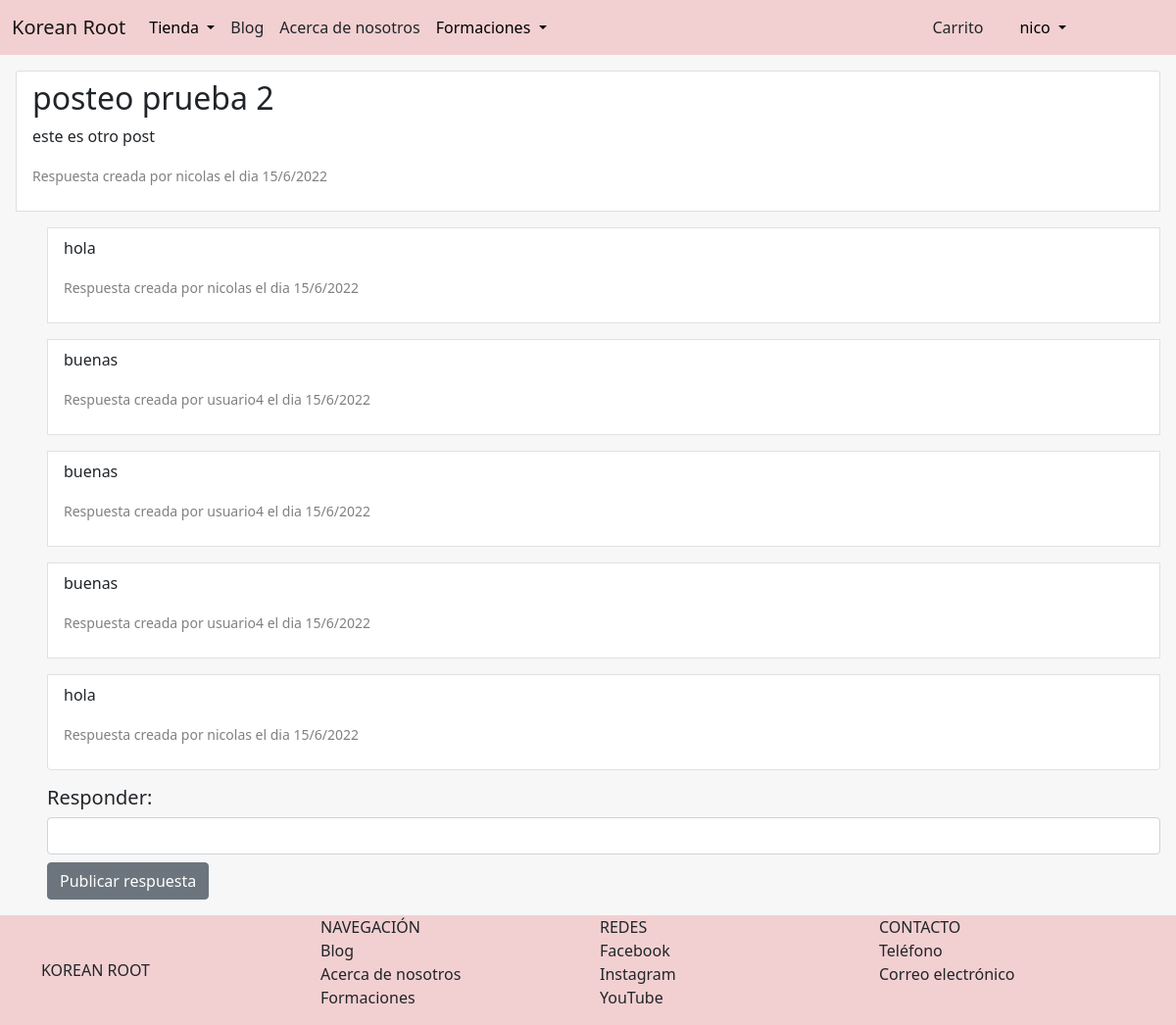
Before: /capacitaciones/foro/comentario/respuesta/10 (signed in) with the older database file.
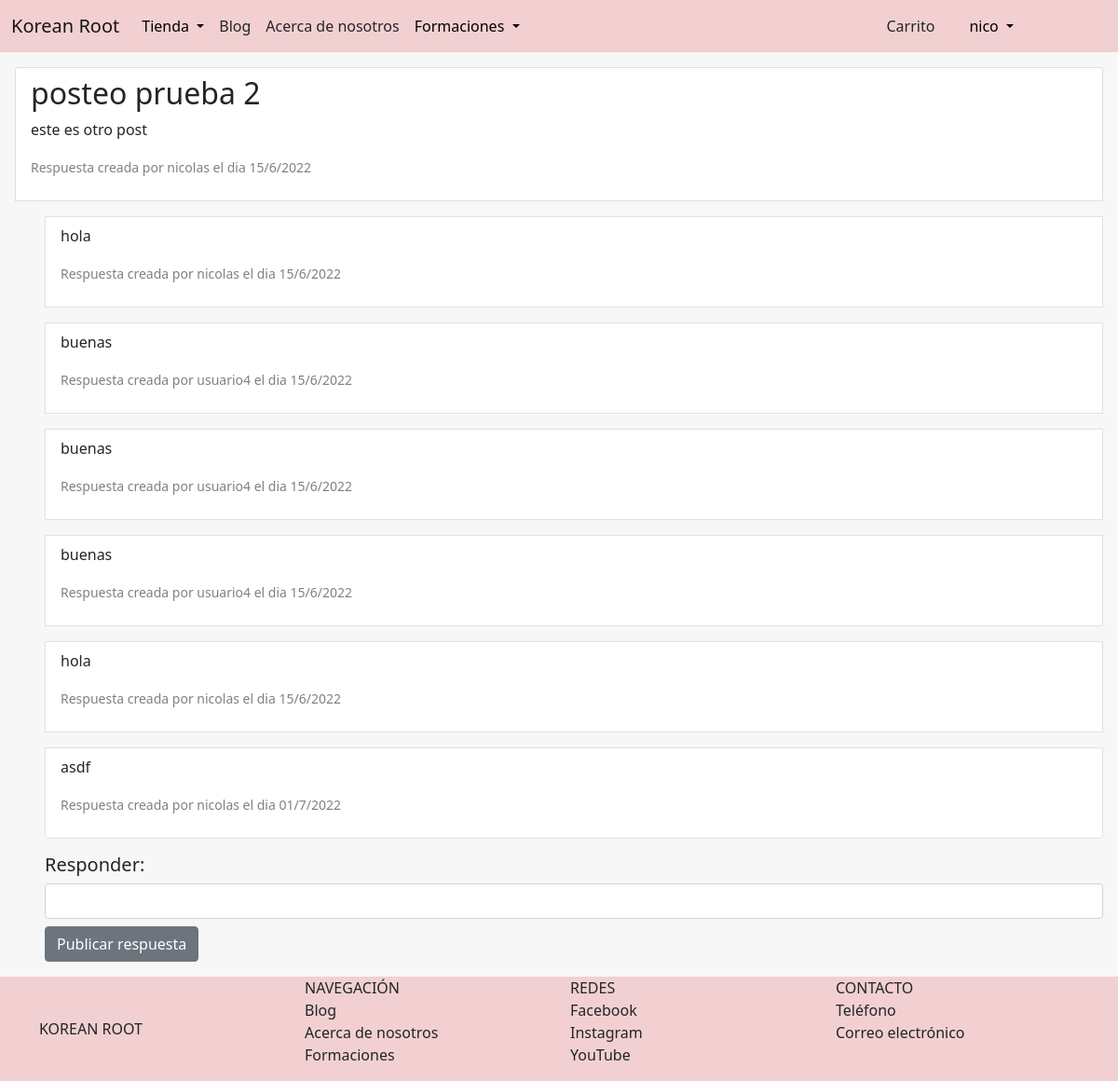
After: the same page with the newer database file.
### AppCursos/models.py (models this page shows, shortened)
class RespuestaForo(models.Model):
    usuario = models.ForeignKey(User, on_delete=models.CASCADE)
    cuerpo = models.TextField()
    fecha = models.DateField(auto_now_add=True)
    comentario = models.ForeignKey(ComentarioForo, on_delete=models.CASCADE)

### AppCursos/views.py (the view)
# urls.py: path('foro/comentario/respuesta/<id>', views.crearRespuesta, name="nueva_respuesta"),
@login_required
def crearRespuesta(request, id):
      comentario = ComentarioForo.objects.get(id=id)
      respuestas = RespuestaForo.objects.filter(comentario_id = id)
      usuario = comentario.usuario
      if request.method == 'POST':
            form = RespuestaForoCreationForm(request.POST)
            if form.is_valid():
                  info = form.cleaned_data
                  mi_respuesta = RespuestaForo(usuario = request.user, cuerpo = info['cuerpo'], comentario = comentario)
                  mi_respuesta.save()
                  messages.success(request, 'Respuesta publicada con exito')
                  if usuario != request.user:
                        url = reverse('cursos:nueva_respuesta', kwargs={'id':comentario.id})
                        send_mail(
                              'Recibiste una nueva respuesta en el foro!',
                              f'Hola {usuario.username}, recibiste una nueva respuesta de {request.user.username} a tu publicacion en el foro. \n Podes ver el hilo completo desde http://{request.get_host()}{url}',
                              os.environ.get('EMAIL_USER'),
                              [usuario.email],
                              fail_silently = False,
                        )
                  return render(request, 'AppCursos/crearRespuesta.html', {'comentario': comentario, 'respuestas': respuestas, 'form': RespuestaForoCreationForm()})
      else:
            form = RespuestaForoCreationForm()
      return render(request, 'AppCursos/crearRespuesta.html', {'comentario': comentario, 'respuestas': respuestas, 'form': form})

### AppCursos/forms.py
class RespuestaForoCreationForm(forms.ModelForm):
    cuerpo = forms.CharField(label='')
    class Meta:
        model = RespuestaForo
        fields = ['cuerpo']

### AppCursos/templates/AppCursos/crearRespuesta.html (shortened to what this page needs)
{% extends 'AppTienda/padre.html' %}
{% load static %}
{% load crispy_forms_tags %}
{% block contenidoQueCambia %}
    <div class="list-group">
        <div class="list-group-item" style="margin-top: 1rem; margin-bottom: 1rem; margin-left: 1rem; margin-right: 1rem;">
            <h2>{{comentario.titulo}}</h2>
            <p>{{comentario.cuerpo}}</p>
            <p style="color: grey;"><small>Respuesta creada por {{comentario.usuario}} el dia {{comentario.fecha|date:'d/n/Y'}}</small></p>
        </div>
            {% if respuestas %}
                {% for respuesta in respuestas %}
                    <div class="list-group-item border" style="margin-bottom: 1rem; margin-left: 3rem; margin-right: 1rem;">
                        <p>{{respuesta.cuerpo}}</p>
                        <p style="color: grey;"><small>Respuesta creada por {{respuesta.usuario}} el dia {{respuesta.fecha|date:'d/n/Y'}}</small></p>
                    </div>
                {% endfor %}
            {% else %}
                <p>Aun no hay respuestas a este comentario.</p>
            {% endif %}
    </div>
    <div class="form-floating mb-3" style="margin-bottom: 1rem; margin-left: 3rem; margin-right: 1rem;">
        <h5>Responder:</h5>
        <form method="POST">
            {{form|crispy}}
            <button type="submit" class="btn btn-secondary me-md-2" style="margin-top: 0.5rem;">Publicar respuesta</button>
        </form>
    </div>
{% endblock %}

Changed rows visible on the page:
added RespuestaForo: cuerpo "asdf", usuario "nicolas", fecha "01/7/2022"
